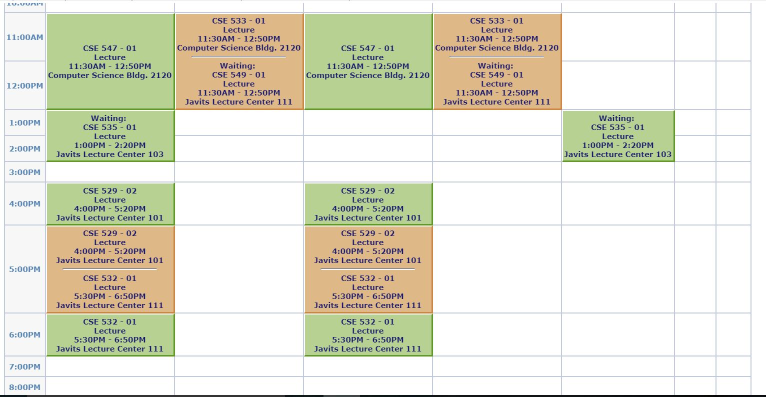
#> input picture HW0/1.jpg, 1532 x 793 px, found by its file name (shown at 1/2 size)
$ python hw0.py   (Python 2 division)
#> lines starting #> are read from the running program, lines starting #| are printed output that depends on the picture
'''
homework0:
Write an OpenCV program to do the following things:
1. Read an image from a file and display it to the screen
2. Add to, subtract from, multiply or divide each pixel with a scalar, display the result.
3. Resize the image uniformly by 1/2

@author Zhengwei Wei 111492958
'''


import numpy as np
import cv2

# 1. read and show
img = cv2.imread("1.jpg")
#> img is the input picture: shape (793, 1532, 3); mean B, G, R 211, 227, 227.2
print("show the image")
cv2.imshow('image',img)
k = cv2.waitKey(0)
#> (key Esc is pressed here)
print("input enter to continue")

# 2.operation
# multiply
print("multiply 2")
img2 = 2 * img
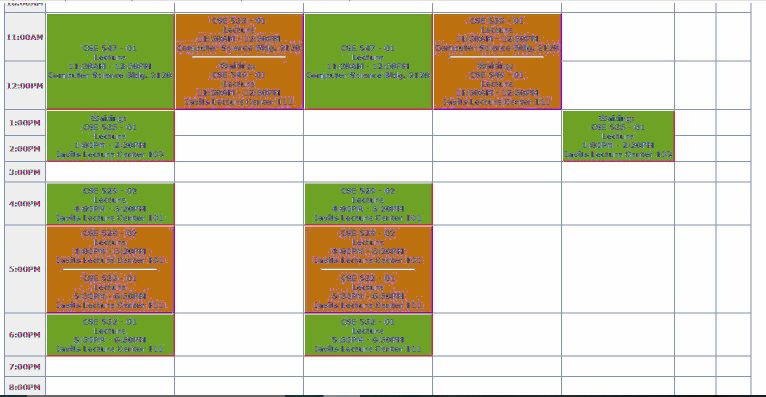
#> img2: shape (793, 1532, 3) (shown at 1/2 size); mean B, G, R 180.1, 206.7, 209
cv2.imshow('multiply',img2)
k = cv2.waitKey(0)
#> (key Esc is pressed here)
print("input enter to continue")
# divide
print("divide 2")
img3 = img/2
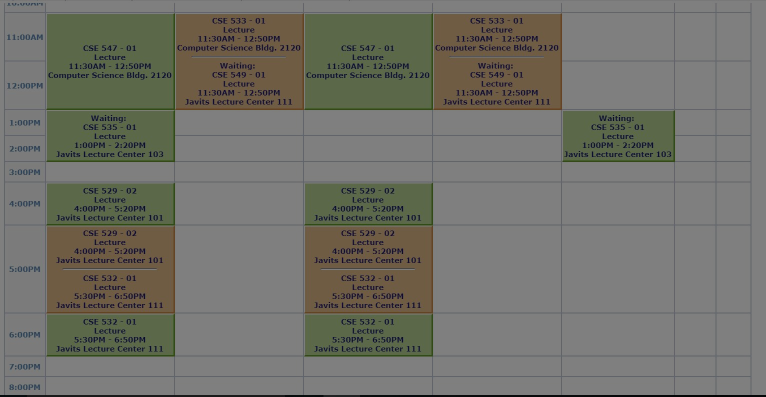
#> img3: shape (793, 1532, 3) (shown at 1/2 size); mean B, G, R 105.1, 113.1, 113.2
cv2.imshow('divide',img3)
k = cv2.waitKey(0)
#> (key Esc is pressed here)
print("input enter to continue")
# add
print("add 100")
img4 = img + 100
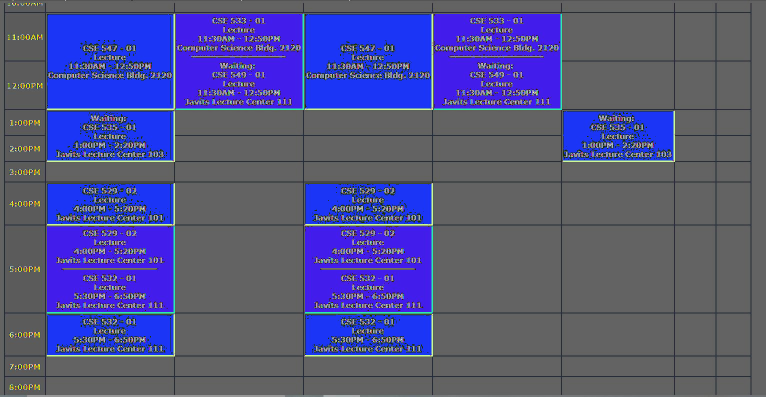
#> img4: shape (793, 1532, 3) (shown at 1/2 size); mean B, G, R 133.5, 84.2, 83.2
cv2.imshow('add',img4)
k = cv2.waitKey(0)
#> (key Esc is pressed here)
print("input enter to continue")
# subtract
print("subtract 100")
img5 = img - 100
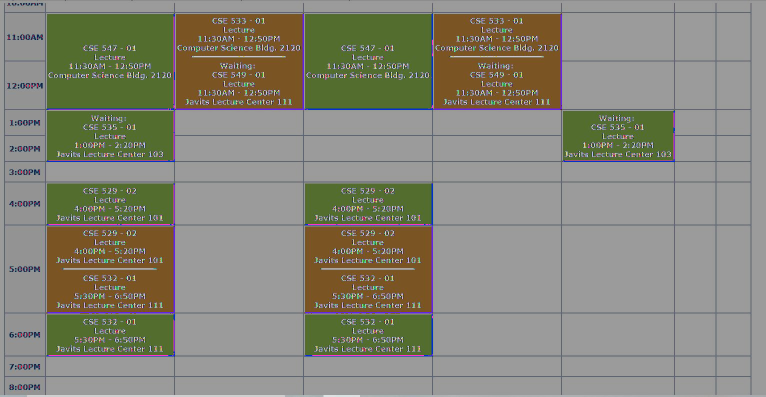
#> img5: shape (793, 1532, 3) (shown at 1/2 size); mean B, G, R 120.5, 134.3, 135.1
cv2.imshow('subtract',img5)
k = cv2.waitKey(0)
#> (key Esc is pressed here)
print("input enter to continue")

# 3. resize
height,width = img.shape[:2]
#> height = 793; width = 1532
print("resize the picture")
res = cv2.resize(img,(width/2,height/2),interpolation=cv2.INTER_AREA)
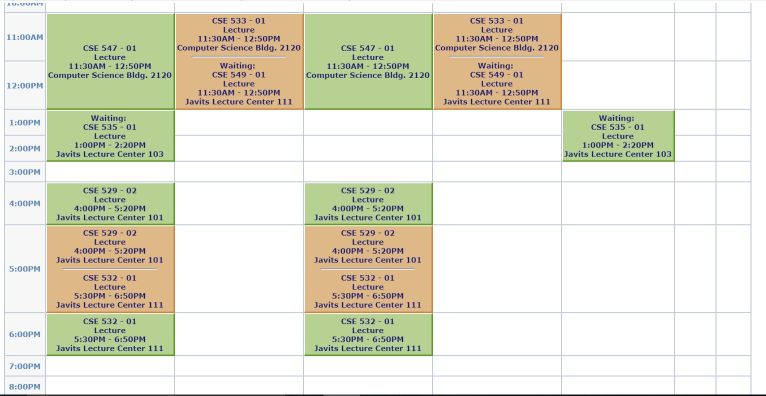
#> res: shape (396, 766, 3); mean B, G, R 211.1, 227.1, 227.2
cv2.imshow('resize',res)
k = cv2.waitKey(0)
#> (key Esc is pressed here)
print("input enter to continue")
cv2.destroyAllWindows()

$ run again, with HW0/选课.JPG copied over HW0/1.jpg
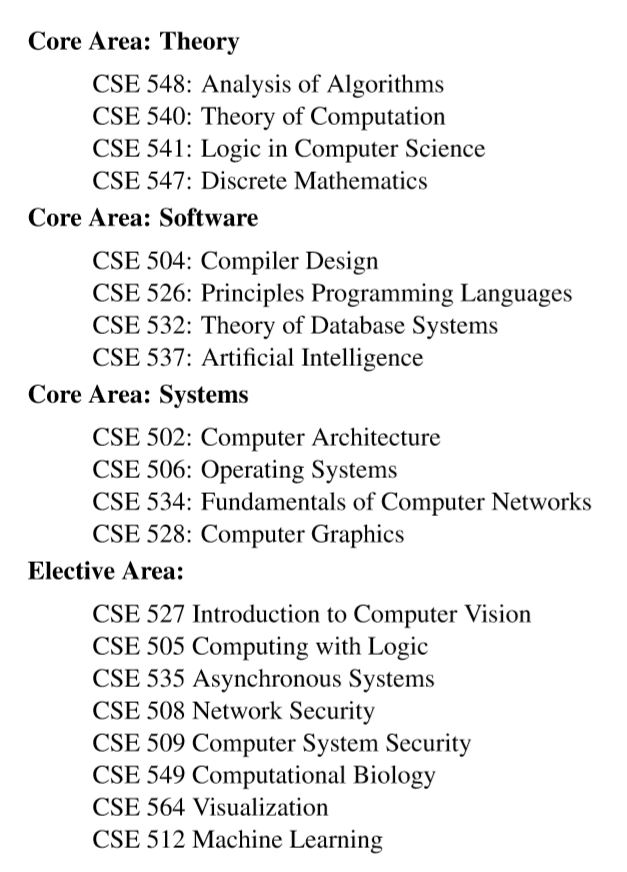
#> input picture HW0/选课.JPG, 627 x 872 px, found by its file name
#> img is the input picture: shape (872, 627, 3); min 0, max 255, mean 238.5
#> `img5 = img - 100`:
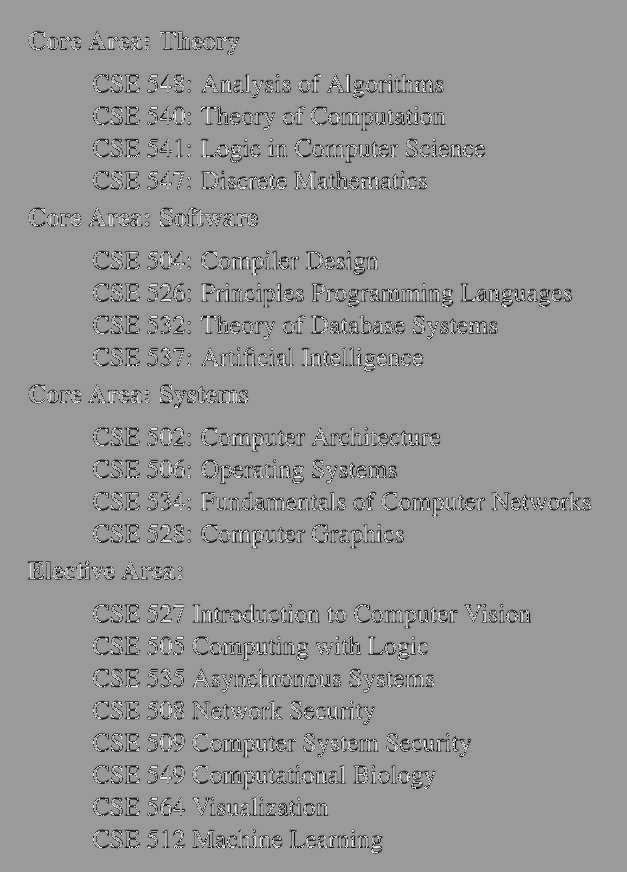
#> img5: shape (872, 627, 3); min 0, max 255, mean 150.7
#> `res = cv2.resize(img,(width/2,height/2),interpolation=cv2.INTER_AREA)`:
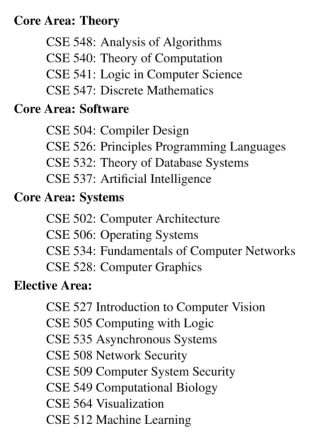
#> res: shape (436, 313, 3); min 1, max 255, mean 238.5
